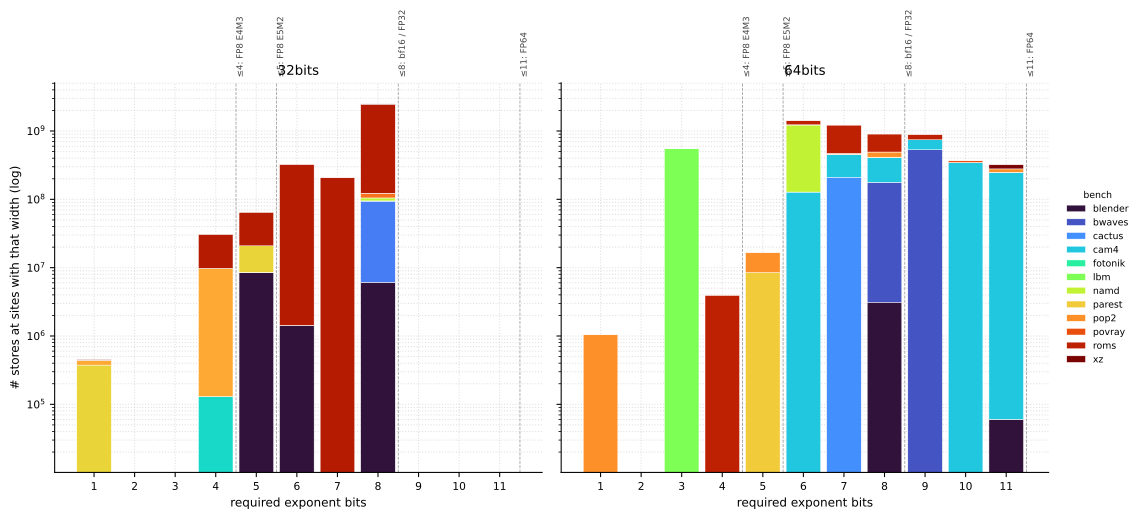

Python code for this plot:
#!/usr/bin/env python3
"""Required exponent-bit-width per allocation site, weighted by stores.

Two-panel histogram (32-bit / 64-bit alignment): x = required exponent
bit-width (1..11), y = total stores at sites with that required width
(log scale). Bars are stacked per bench (turbo palette). Reference
vertical bands mark the FP8 E4M3 (≤4), FP8 E5M2 (≤5), bf16 / FP32 (≤8),
and FP64 (≤11) cut-offs. The picture answers "how much of each bench's
write traffic could live in a tiny-float exponent budget?"
"""
from pathlib import Path

import matplotlib.pyplot as plt
import numpy as np
import pandas as pd

HERE = Path(__file__).resolve().parent
OUT  = HERE / "figure.svg"

THRESHOLDS = [
    (4,  "FP8 E4M3"),
    (5,  "FP8 E5M2"),
    (8,  "bf16 / FP32"),
    (11, "FP64"),
]


def main() -> None:
    df = pd.read_csv(HERE / "result.csv")
    df = df.dropna(subset=["required_e_bits"])
    df["required_e_bits"] = df["required_e_bits"].astype(int)

    fig, axes = plt.subplots(1, 2, figsize=(12.0, 5.5),
                             sharex=True, sharey=True)

    cmap = plt.get_cmap("turbo")
    bins = np.arange(1, 13)  # 1..12; bin edges are integer-aligned

    for ax, atype in zip(axes, ("32bits", "64bits")):
        sub = df[df.alloc_type == atype]
        if sub.empty:
            ax.text(0.5, 0.5, f"no rows for {atype}",
                    ha="center", va="center", transform=ax.transAxes,
                    fontsize=10, color="#888")
            continue

        benches = sorted(sub["bench"].unique())
        # Build a (n_benches, n_bins-1) volume matrix.
        M = np.zeros((len(benches), len(bins) - 1), dtype=float)
        for i, bench in enumerate(benches):
            bsub = sub[sub.bench == bench]
            counts, _ = np.histogram(bsub["required_e_bits"],
                                     bins=bins,
                                     weights=bsub["total"])
            M[i, :] = counts

        # Stacked bars on log y-scale: convert each stack into a sequence of
        # bar pieces by accumulating from bottom.
        x = bins[:-1]
        bottom = np.zeros_like(x, dtype=float)
        for i, bench in enumerate(benches):
            color = cmap(i / max(1, len(benches) - 1))
            ax.bar(x, M[i, :], bottom=bottom, width=0.85,
                   color=color, edgecolor="white", linewidth=0.3,
                   label=bench, log=False)
            bottom = bottom + M[i, :]

        # Reference threshold lines.
        for k, (b, lbl) in enumerate(THRESHOLDS):
            ax.axvline(b + 0.5, color="#444", lw=0.6,
                       linestyle="--", alpha=0.55, zorder=1)
            ax.text(b + 0.5, 1.0, f"  ≤{b}: {lbl}",
                    rotation=90, fontsize=6.5, color="#444",
                    va="bottom", ha="left",
                    transform=ax.get_xaxis_transform())

        ax.set_yscale("log")
        ax.set_title(atype, fontsize=10)
        ax.set_xlabel("required exponent bits", fontsize=9)
        ax.set_xticks(x)
        ax.tick_params(axis="both", labelsize=8)
        ax.grid(which="both", linestyle=":", alpha=0.4)
        ax.set_axisbelow(True)
        for spine in ("top", "right"):
            ax.spines[spine].set_visible(False)

    axes[0].set_ylabel("# stores at sites with that width (log)", fontsize=9)
    axes[-1].legend(loc="center left", bbox_to_anchor=(1.02, 0.5),
                    frameon=False, fontsize=7, title="bench",
                    title_fontsize=7, ncol=1)

    fig.tight_layout()
    fig.savefig(OUT, format="svg", bbox_inches="tight")
    print(f"wrote {OUT}")


if __name__ == "__main__":
    main()
